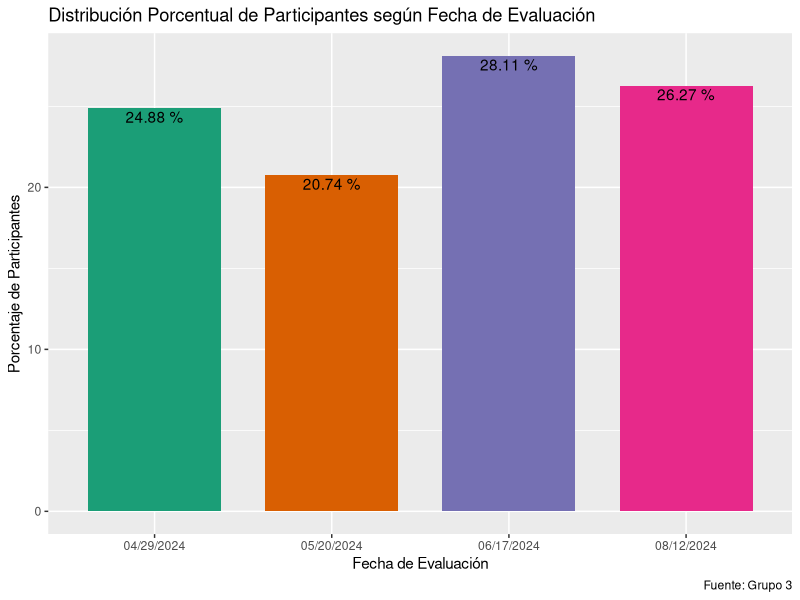
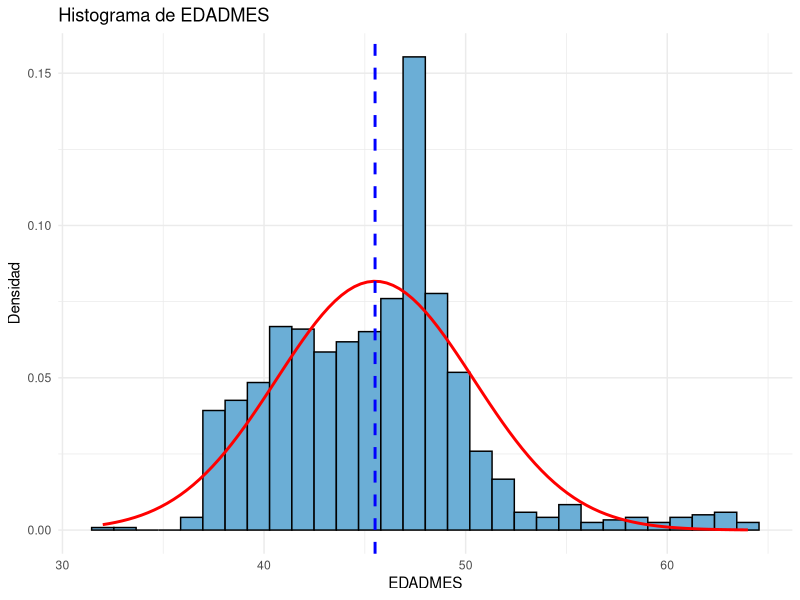
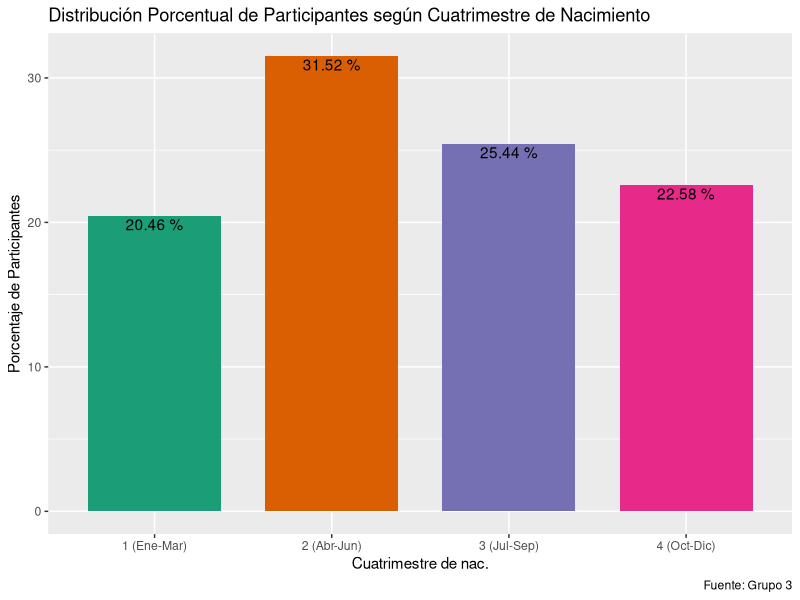
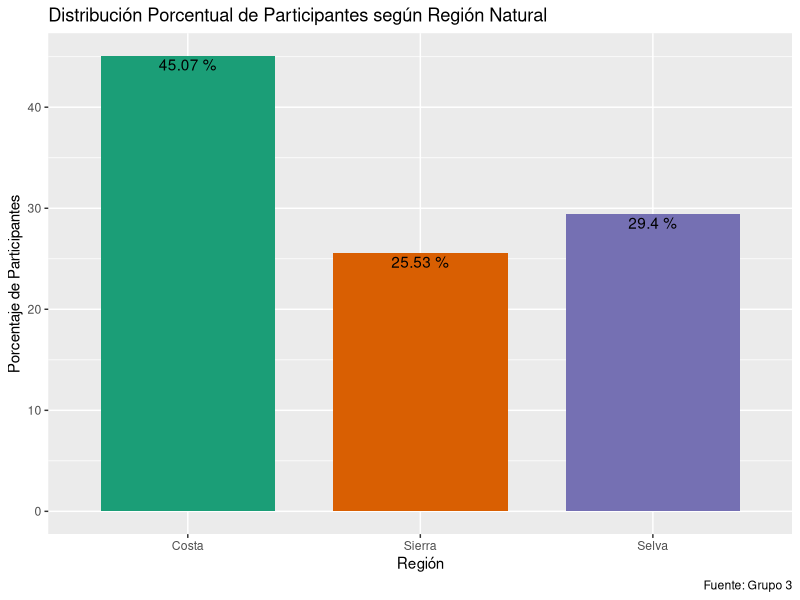
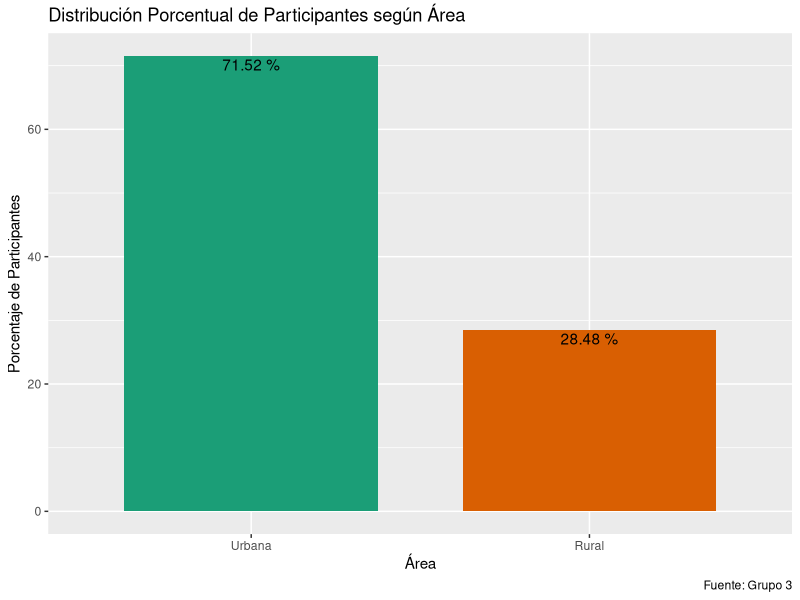
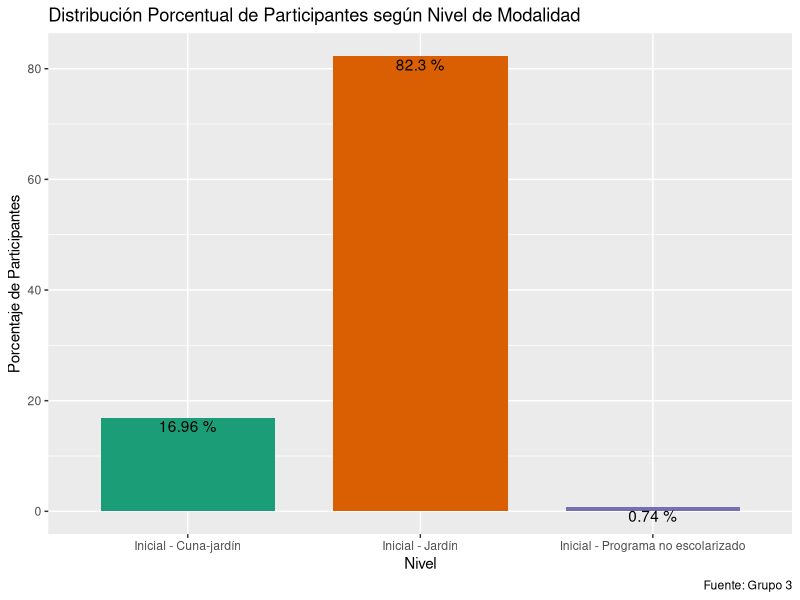
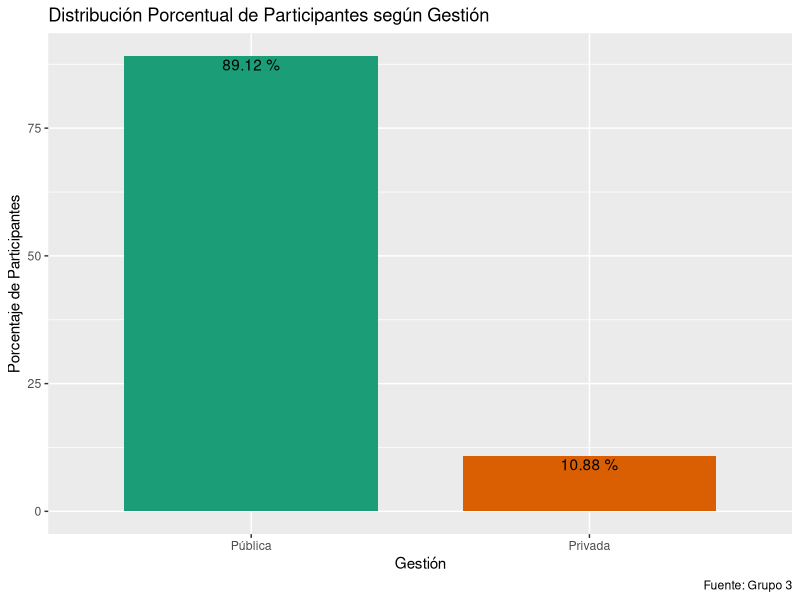
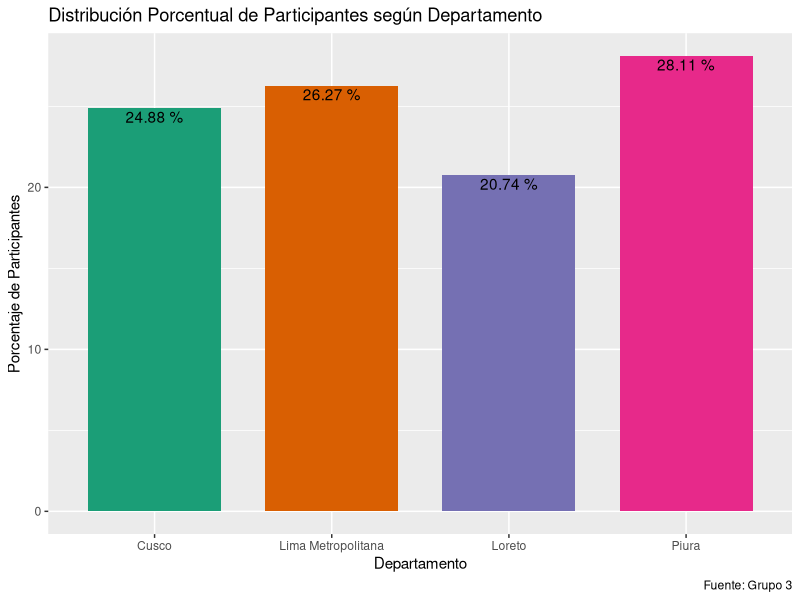

Here is the R script that generated these plots, in order:
## ---- chunk 1
knitr::opts_chunk$set(
	echo = FALSE,
	message = FALSE,
	warning = FALSE
	)
knitr::opts_current$get('Tabla')

library(haven)
rm(list = ls()) 
# Carga el archivo .sav
INDI30 <- read_sav("INDI3.sav")
INDI45 <- read_sav("INDI45.sav")
# View(INDI30)

# Generamos funciones
# Función para generar tablas de frecuencias comme il faut
tf <- function(df, variable) {
  # Cálculo de frecuencias
  resultado <- df %>%
    group_by({{ variable }}) %>%
    summarize(
      n = n(),
      porcentaje = round(n / nrow(df) * 100, 2)
    ) %>%
    arrange({{ variable }}) %>%
    mutate(
      n_acum = cumsum(n),
      porcentaje_acum = cumsum(porcentaje)
    ) 
  
  # Cambiamos el nombre de las columnas de la tabla de frecuencias
  colnames(resultado) <- c(colnames(resultado)[1], "N", "%", "N Acum.", "% Acum.")
  
  # Personalizamos el caption con el nombre de la variable
  caption_personalizado <- paste("Frecuencias de", quo_name(enquo(variable)))
  
  # Embellecemos la tabla
  library(knitr)
  print(
    kable(
      resultado, 
      caption = caption_personalizado, 
      align = 'lrrrr', 
      booktabs = TRUE
    )
  )
}

## ---- chunk 2

# Clasificamos los casos según el cuatrimestre de nacimiento

# Definición de la función
library(dplyr)
en_cuatro <- function(dataframe, columna_fechas) {
  # Convertir la columna de fechas de character a Date
  dataframe[[columna_fechas]] <- as.Date(dataframe[[columna_fechas]], format = "%m/%d/%Y")
  
  # Crear la nueva variable QDOB inmediatamente después de la columna de fechas
  columna_pos <- which(names(dataframe) == columna_fechas) # Obtener la posición de la columna de fechas
  dataframe <- dataframe %>%
    mutate(QDOB = cut(
      as.numeric(format(.data[[columna_fechas]], "%m")),  # Extraer el mes
      breaks = c(0, 3, 6, 9, 12),                        # Definir los límites de los cuatrimestres
      labels = c("1 (Ene-Mar)", "2 (Abr-Jun)", "3 (Jul-Sep)", "4 (Oct-Dic)"), # Etiquetas para los cuatrimestres
      include.lowest = TRUE                              # Incluir el límite inferior (enero)
    )) %>%
    relocate(QDOB, .after = all_of(columna_fechas))      # Mover QDOB justo después de la columna de fechas
  
  # Convertir la nueva variable a factor (opcional, ya hecho en cut)
  dataframe$QDOB <- as.factor(dataframe$QDOB)
  
  return(dataframe)
}

# Uso de la función
INDI30 <- en_cuatro(INDI30, "Fecnac")

# Verificar resultados
# head(INDI30)





## ---- chunk 3
library(tidyverse)
library(readr)
library(dplyr)
library(readxl)
library(openxlsx)
library(lubridate)

INDI30 <- INDI30 %>%
  mutate(across(c(02:05), as.factor))

INDI30 <- INDI30 %>%
  mutate(across(c(07:11), as.factor))

INDI30 <- INDI30 %>%
  mutate(across(c(22:42), as.factor))

t.Fechin <- tf(INDI30, Fechin)

#Definiendo función grafiporc
library(ggplot2)
library(dplyr)
library(RColorBrewer)

grafiporc <- function(variable, data, 
                                 titulo = "Distribución porcentual", 
                                 etiqueta_x = "Categorías", 
                                 etiqueta_y = "Porcentaje", 
                                 pie_de_pagina = "Fuente: Datos internos", 
                                 paleta_colores = "Dark2") {
  # Validar que la variable es un factor
  if (!is.factor(data[[deparse(substitute(variable))]])) {
    stop("La variable debe ser de tipo factor. Por favor, conviértela antes de usar esta función.")
  }
  
  # Calcular los porcentajes
  datos_porcentajes <- data %>%
    count({{ variable }}) %>%
    mutate(porcentaje = n / sum(n) * 100)
  
  # Redondear los porcentajes
  datos_porcentajes$porcentaje <- round(datos_porcentajes$porcentaje, 2)
  
  # Crear el gráfico de barras con porcentajes
  ggplot(datos_porcentajes, aes(x = {{ variable }}, y = porcentaje, fill = {{ variable }})) +
    geom_col(width = 0.75) +
    geom_text(aes(label = paste0(porcentaje, " %")), vjust = 1.2) +
    scale_fill_brewer(palette = paleta_colores) +
    labs(
      title = titulo,
      x = etiqueta_x,
      y = etiqueta_y,
      caption = pie_de_pagina
    ) +
    theme_gray() +
    theme(legend.position = "none")
}

# Ejemplo de aplicación básica:
# Supongamos que tu dataframe se llama INDI45 y tu variable es Fechin
# Ejemplo aplicación personalizada
grafiporc(
  variable = Fechin, 
  data = INDI30, 
  titulo = "Distribución Porcentual de Participantes según Fecha de Evaluación", 
  etiqueta_x = "Fecha de Evaluación", 
  etiqueta_y = "Porcentaje de Participantes", 
  pie_de_pagina = "Fuente: Grupo 3", 
  paleta_colores = "Dark2"
)
## ---- chunk 4

t.agemo <- tf(INDI30, EDADMES)
# Definir la función para calcular indicadores estadísticos descriptivos
TED <- function(df) {
  # Crear un data frame para almacenar los resultados
  resultados <- data.frame(
    Variable = character(),
    Mediana = numeric(),
    Media = numeric(),
    `Desviación Estándar` = numeric(),
    `Número de Casos` = integer(),
    stringsAsFactors = FALSE
  )
  
  # Iterar sobre cada columna del dataframe
  for (nombre_columna in colnames(df)) {
    # Calcular la mediana, media, desviación estándar y número de casos
    mediana <- round(median(df[[nombre_columna]]), 2)
    media <- round(mean(df[[nombre_columna]]), 2)
    desviacion_estandar <- round(sd(df[[nombre_columna]]), 2)
    numero_casos <- length(df[[nombre_columna]])
    
    # Agregar los resultados al data frame
    resultados <- rbind(resultados, data.frame(
      Variable = nombre_columna,
      Mediana = mediana,
      Media = media,
      `Desviación Estándar` = desviacion_estandar,
      `Número de Casos` = numero_casos
    ))
  }
  
  return(kable(resultados, format = "markdown"))
}



# Llamar a la función y mostrar los resultados
AGEMO <- INDI30 %>% 
  select(EDADMES) %>% 
  as.data.frame()

TED_agemo <- TED(AGEMO)
print(TED_agemo)

## ---- chunk 5
library(ggplot2)
library(dplyr)
library(RColorBrewer)

chiste <- function(data) {
  # Lista de paletas para colorear los histogramas
  paletas <- c(
    "Blues", "BuGn", "BuPu", "GnBu", "Greens", "Greys", 
    "Oranges", "OrRd", "PuBu", "PuBuGn", "PuRd", "Purples", 
    "RdPu", "Reds", "YlGn", "YlGnBu", "YlOrBr", "YlOrRd"
  )
  
  # Convertir paletas en colores hexadecimales
  colores_paletas <- lapply(paletas, function(p) brewer.pal(9, p))
  
  # Iterar sobre cada columna del dataframe
  for (i in seq_along(data)) {
    variable <- data[[i]]
    nombre_variable <- colnames(data)[i]
    
    # Seleccionar la paleta correspondiente (cíclico)
    colores <- colores_paletas[[(i - 1) %% length(colores_paletas) + 1]]
    
    # Calcular media y desviación estándar
    media_var <- mean(variable)
    sd_var <- sd(variable)
    
    # Crear el histograma con ggplot2
    histograma <- ggplot(data = data.frame(variable), aes(x = variable)) +
      geom_histogram(aes(y = ..density..), 
                     bins = 30, 
                     fill = colores[5],  # Color central de la paleta
                     color = "black") +
      stat_function(fun = dnorm, 
                    args = list(mean = media_var, sd = sd_var), 
                    color = "red", size = 1) +
      geom_vline(aes(xintercept = media_var), 
                 color = "blue", linetype = "dashed", size = 1) +
      ggtitle(paste("Histograma de", nombre_variable)) +
      theme_minimal() +
      labs(x = nombre_variable, y = "Densidad")
    
    # Mostrar el gráfico
    print(histograma)
  }
}
# Creando Histo Especial

chiste(AGEMO)
## ---- chunk 6
# tABLA DE fRECUENCIAS

t.QDOB <- tf(INDI30, QDOB)

# Gráfico Porcentual

grafiporc(
  variable = QDOB, 
  data = INDI30, 
  titulo = "Distribución Porcentual de Participantes según Cuatrimestre de Nacimiento", 
  etiqueta_x = "Cuatrimestre de nac.", 
  etiqueta_y = "Porcentaje de Participantes", 
  pie_de_pagina = "Fuente: Grupo 3", 
  paleta_colores = "Dark2"
)
## ---- chunk 7

t.Codmod <- tf(INDI30, Codmod)

## ---- chunk 8
# Re-etiquetar los valores de la columna "Categoria"
INDI30 <- INDI30 %>%
  mutate(Regnat = recode(Regnat,
                            "1" = "Costa",
                            "2" = "Sierra",
                            "3" = "Selva"))
# Generamos tabla de frecuencias
t.Regnat <- tf(INDI30, Regnat)
# Generamos el gráfico
grafiporc(
  variable = Regnat, 
  data = INDI30, 
  titulo = "Distribución Porcentual de Participantes según Región Natural", 
  etiqueta_x = "Región", 
  etiqueta_y = "Porcentaje de Participantes", 
  pie_de_pagina = "Fuente: Grupo 3", 
  paleta_colores = "Dark2"  
)

## ---- chunk 9
# Re-etiquetar los valores de la columna "Categoria"
INDI30 <- INDI30 %>%
  mutate(Area = recode(Area,
                            "1" = "Urbana",
                            "2" = "Rural"))
# Generamos tabla de frecuencias
t.Area <- tf(INDI30, Area)
# Generamos el gráfico
grafiporc(
  variable = Area, 
  data = INDI30, 
  titulo = "Distribución Porcentual de Participantes según Área", 
  etiqueta_x = "Área", 
  etiqueta_y = "Porcentaje de Participantes", 
  pie_de_pagina = "Fuente: Grupo 3", 
  paleta_colores = "Dark2"  
)

## ---- chunk 10

# Generamos tabla de frecuencias
t.NivMod <- tf(INDI30, Nivmod)

# Generamos el gráfico
grafiporc(
  variable = Nivmod, 
  data = INDI30, 
  titulo = "Distribución Porcentual de Participantes según Nivel de Modalidad", 
  etiqueta_x = "Nivel", 
  etiqueta_y = "Porcentaje de Participantes", 
  pie_de_pagina = "Fuente: Grupo 3", 
  paleta_colores = "Dark2"  
)
## ---- chunk 11

INDI30 <- INDI30 %>%
  mutate(Gest = recode(Gest,
                            "1" = "Pública",
                            "2" = "Privada"))
# Generamos tabla de frecuencias
t.Gest <- tf(INDI30, Gest)

# Generamos el gráfico
grafiporc(
  variable = Gest, 
  data = INDI30, 
  titulo = "Distribución Porcentual de Participantes según Gestión", 
  etiqueta_x = "Gestión", 
  etiqueta_y = "Porcentaje de Participantes", 
  pie_de_pagina = "Fuente: Grupo 3", 
  paleta_colores = "Dark2"  
)
## ---- chunk 12

INDI30$Reg <- as.factor(INDI30$Reg)

t.Depa <- tf(INDI30, Reg)

# Generamos el gráfico
grafiporc(
  variable = Reg, 
  data = INDI30, 
  titulo = "Distribución Porcentual de Participantes según Departamento", 
  etiqueta_x = "Departamento", 
  etiqueta_y = "Porcentaje de Participantes", 
  pie_de_pagina = "Fuente: Grupo 3", 
  paleta_colores = "Dark2"  
)
## ---- chunk 13

INDI30$Quintil <- as.factor(INDI30$Quintil)

t.Quin <- tf(INDI30, Quintil)

# Generamos el gráfico
grafiporc(
  variable = Quintil, 
  data = INDI30, 
  titulo = "Distribución Porcentual de Participantes según Quintil de Pobreza", 
  etiqueta_x = "Quintil", 
  etiqueta_y = "Porcentaje de Participantes", 
  pie_de_pagina = "Fuente: Grupo 3", 
  paleta_colores = "Dark2"  
)
## ---- chunk 14

INDI30 <- INDI30 %>%
  mutate(VSS = recode(VSS,
                            "0" = "Ninguna",
                            "1" = "Al Menos Una"))
t.VSS <- tf(INDI30, VSS)

# Generamos el gráfico
grafiporc(
  variable = VSS, 
  data = INDI30, 
  titulo = "Distribución Porcentual de Participantes según Existencia de Incidencia", 
  etiqueta_x = "Incidencia?", 
  etiqueta_y = "Porcentaje de Participantes", 
  pie_de_pagina = "Fuente: Grupo 3", 
  paleta_colores = "Dark2"  
)
## ---- chunk 15

INDI30 <- INDI30 %>%
  mutate(VSSdesper = recode(VSSdesper,
                            "0" = "Ninguna",
                            "1" = "Al Menos Una"))
t.VSSdesper <- tf(INDI30, VSSdesper)

# Generamos el gráfico
grafiporc(
  variable = VSSdesper, 
  data = INDI30, 
  titulo = "Distribución Porcentual de Participantes con Inc. Perinatal", 
  etiqueta_x = "Inc. Perinatal?", 
  etiqueta_y = "Porcentaje de Participantes", 
  pie_de_pagina = "Fuente: Grupo 3", 
  paleta_colores = "Dark2"  
)
## ---- chunk 16

INDI30 <- INDI30 %>%
  mutate(VSSttomed = recode(VSSttomed,
                            "0" = "Ninguna",
                            "1" = "Al Menos Una"))
t.VSSttomed <- tf(INDI30, VSSttomed)

# Generamos el gráfico
grafiporc(
  variable = VSSttomed, 
  data = INDI30, 
  titulo = "Distribución Porcentual de Participantes con Inc. de Tratamiento Médico", 
  etiqueta_x = "Inc. Tto. Médico?", 
  etiqueta_y = "Porcentaje de Participantes", 
  pie_de_pagina = "Fuente: Grupo 3", 
  paleta_colores = "Dark2"  
)
## ---- chunk 17

INDI30 <- INDI30 %>%
  mutate(VSSpatolo = recode(VSSpatolo,
                            "0" = "Ninguna",
                            "1" = "Al Menos Una"))
t.VSSpatolo <- tf(INDI30, VSSpatolo)

# Generamos el gráfico
grafiporc(
  variable = VSSpatolo, 
  data = INDI30, 
  titulo = "Distribución Porcentual de Participantes con Inc. por Patología", 
  etiqueta_x = "Inc. Patología?", 
  etiqueta_y = "Porcentaje de Participantes", 
  pie_de_pagina = "Fuente: Grupo 3", 
  paleta_colores = "Dark2"  
)
## ---- chunk 18

INDI30 <- INDI30 %>%
  mutate(VSSnegl = recode(VSSnegl,
                            "0" = "Ninguna",
                            "1" = "Al Menos Una"))
t.VSSnegl <- tf(INDI30, VSSnegl)

# Generamos el gráfico
grafiporc(
  variable = VSSnegl, 
  data = INDI30, 
  titulo = "Distribución Porcentual de Participantes con Inc. por Negligencia", 
  etiqueta_x = "Inc. Negligencia?", 
  etiqueta_y = "Porcentaje de Participantes", 
  pie_de_pagina = "Fuente: Grupo 3", 
  paleta_colores = "Dark2"  
)
## ---- chunk 19

INDI30 <- INDI30 %>%
  mutate(VSSmud = recode(VSSmud,
                            "0" = "Ninguna",
                            "1" = "Al Menos Una"))
t.VSSmud <- tf(INDI30, VSSmud)

# Generamos el gráfico
grafiporc(
  variable = VSSmud, 
  data = INDI30, 
  titulo = "Distribución Porcentual de Participantes con Inc. por Mudanza", 
  etiqueta_x = "Inc. Mudanza?", 
  etiqueta_y = "Porcentaje de Participantes", 
  pie_de_pagina = "Fuente: Grupo 3", 
  paleta_colores = "Dark2"  
)
## ---- chunk 20

INDI30 <- INDI30 %>%
  mutate(VSSconsus = recode(VSSconsus,
                            "0" = "Ninguna",
                            "1" = "Al Menos Una"))
t.VSSconsus <- tf(INDI30, VSSconsus)

# Generamos el gráfico
grafiporc(
  variable = VSSconsus, 
  data = INDI30, 
  titulo = "Distribución Porcentual de Participantes con Inc. por Consumo", 
  etiqueta_x = "Inc. Consumo?", 
  etiqueta_y = "Porcentaje de Participantes", 
  pie_de_pagina = "Fuente: Grupo 3", 
  paleta_colores = "Dark2"  
)
## ---- chunk 21

INDI30 <- INDI30 %>%
  mutate(VSSdesemp = recode(VSSdesemp,
                            "0" = "Ninguna",
                            "1" = "Al Menos Una"))
t.VSSdesemp <- tf(INDI30, VSSdesemp)

# Generamos el gráfico
grafiporc(
  variable = VSSdesemp, 
  data = INDI30, 
  titulo = "Distribución Porcentual de Participantes con Inc. por Desempleo", 
  etiqueta_x = "Inc. Desempleo?", 
  etiqueta_y = "Porcentaje de Participantes", 
  pie_de_pagina = "Fuente: Grupo 3", 
  paleta_colores = "Dark2"  
)
## ---- chunk 22

INDI30 <- INDI30 %>%
  mutate(VSSfamprilib = recode(VSSfamprilib,
                            "0" = "Ninguna",
                            "1" = "Al Menos Una"))
t.VSSfamprilib <- tf(INDI30, VSSfamprilib)

# Generamos el gráfico
grafiporc(
  variable = VSSfamprilib, 
  data = INDI30, 
  titulo = "Distribución Porcentual de Participantes con Inc. por Desempleo", 
  etiqueta_x = "Inc. Desempleo?", 
  etiqueta_y = "Porcentaje de Participantes", 
  pie_de_pagina = "Fuente: Grupo 3", 
  paleta_colores = "Dark2"  
)
## ---- chunk 23

INDI30 <- INDI30 %>%
  mutate(VSSotro = recode(VSSotro,
                            "0" = "Ninguna",
                            "1" = "Al Menos Una"))
t.VSSotro <- tf(INDI30, VSSotro)

# Generamos el gráfico
grafiporc(
  variable = VSSotro, 
  data = INDI30, 
  titulo = "Distribución Porcentual de Participantes con Otras Incidencias", 
  etiqueta_x = "Inc. Otros?", 
  etiqueta_y = "Porcentaje de Participantes", 
  pie_de_pagina = "Fuente: Grupo 3", 
  paleta_colores = "Dark2"  
)
